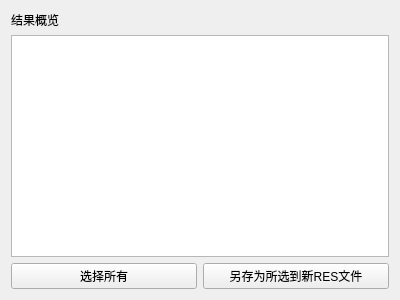
<?xml version="1.0" encoding="UTF-8"?>
<ui version="4.0">
 <class>tabmatchresult</class>
 <widget class="QWidget" name="tabmatchresult">
  <property name="geometry">
   <rect>
    <x>0</x>
    <y>0</y>
    <width>400</width>
    <height>300</height>
   </rect>
  </property>
  <property name="windowTitle">
   <string>Form</string>
  </property>
  <layout class="QHBoxLayout" name="horizontalLayout">
   <item>
    <layout class="QVBoxLayout" name="vL_result">
     <item>
      <widget class="QLabel" name="l_result">
       <property name="text">
        <string>结果概览</string>
       </property>
      </widget>
     </item>
     <item>
      <widget class="QTableView" name="tV_result">
       <property name="editTriggers">
        <set>QAbstractItemView::NoEditTriggers</set>
       </property>
       <property name="alternatingRowColors">
        <bool>false</bool>
       </property>
       <property name="selectionBehavior">
        <enum>QAbstractItemView::SelectRows</enum>
       </property>
       <property name="sortingEnabled">
        <bool>true</bool>
       </property>
      </widget>
     </item>
     <item>
      <layout class="QHBoxLayout" name="hL_result_pB">
       <item>
        <widget class="QPushButton" name="pB_result_select">
         <property name="text">
          <string>选择所有</string>
         </property>
        </widget>
       </item>
       <item>
        <widget class="QPushButton" name="pB_result_to_res">
         <property name="text">
          <string>另存为所选到新RES文件</string>
         </property>
        </widget>
       </item>
      </layout>
     </item>
    </layout>
   </item>
  </layout>
 </widget>
 <resources/>
 <connections/>
</ui>
